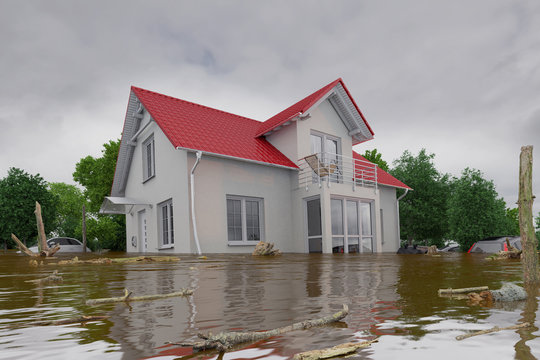
#> input picture example.jpg, 540 x 360 px
$ jupyter execute --allow-errors JPEG_simulator.ipynb
#> lines starting #> are read from the running program, lines starting #| are printed output that depends on the picture
# JPEG Simulator

## Base processing of image

[cell 1]
import numpy as np
import cv2
import scipy

# Google Colab's OpenCV image display function
from google.colab.patches import cv2_imshow

# to upload images on Colab
from google.colab import files
uploaded = files.upload()
#> the answer given: example.jpg

[cell 2]
image = cv2.imread('example.jpg')
#> image is the input picture: shape (360, 540, 3); mean B, G, R 133.8, 139.4, 145.1
image_show = cv2.cvtColor(image, cv2.COLOR_BGR2RGB)

l, w, _ = image.shape
#> l = 360; w = 540

import matplotlib.pyplot as plt
plt.imshow(image_show)

## Encoding Process

### 4:2:0 Subsampling

[cell 3]
YCrCb = cv2.cvtColor(image, cv2.COLOR_BGR2YCR_CB)
#> YCrCb: shape (360, 540, 3); mean of channels 0, 1, 2 140.4, 131.3, 124.3
Y = YCrCb[:,:,0]
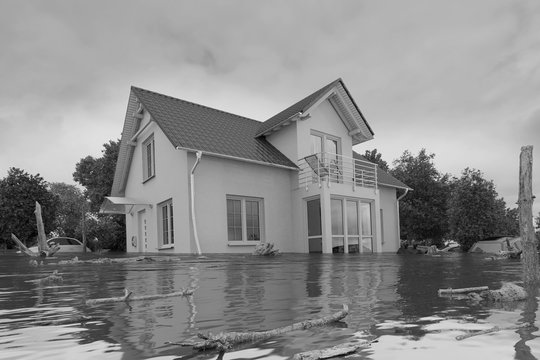
#> Y: shape (360, 540); min 0, max 246, mean 140.4
Cr = YCrCb[:,:,1]
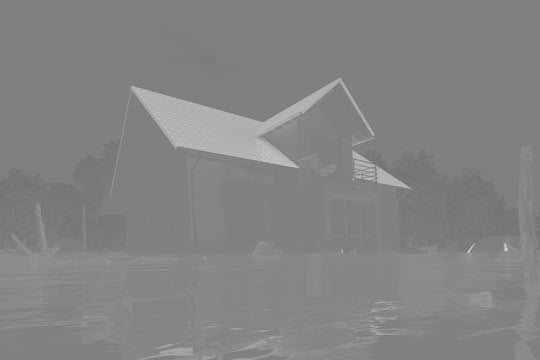
#> Cr: shape (360, 540); min 104, max 215, mean 131.3
Cb = YCrCb[:,:,2]
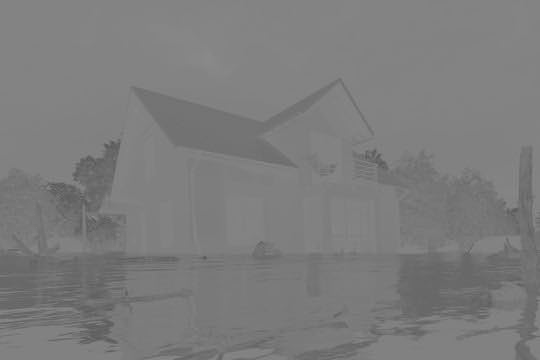
#> Cb: shape (360, 540); min 85, max 142, mean 124.3

# For 4:2:0
Cr_half = scipy.ndimage.zoom(Cr, zoom=0.5, order=1)
Cb_half = scipy.ndimage.zoom(Cb, zoom=0.5, order=1)
